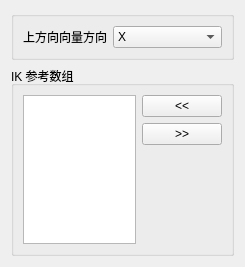
<?xml version="1.0" encoding="UTF-8"?>
<ui version="4.0">
 <class>Form</class>
 <widget class="QWidget" name="Form">
  <property name="geometry">
   <rect>
    <x>0</x>
    <y>0</y>
    <width>245</width>
    <height>267</height>
   </rect>
  </property>
  <property name="windowTitle">
   <string>表单</string>
  </property>
  <layout class="QGridLayout" name="gridLayout">
   <item row="0" column="0">
    <widget class="QGroupBox" name="groupBox">
     <property name="title">
      <string/>
     </property>
     <layout class="QGridLayout" name="gridLayout_2">
      <item row="0" column="0">
       <layout class="QHBoxLayout" name="horizontalLayout">
        <item>
         <widget class="QLabel" name="upvDirection_label">
          <property name="text">
           <string>上方向向量方向</string>
          </property>
         </widget>
        </item>
        <item>
         <widget class="QComboBox" name="upVectorDirection_comboBox">
          <property name="sizePolicy">
           <sizepolicy hsizetype="Expanding" vsizetype="Fixed">
            <horstretch>0</horstretch>
            <verstretch>0</verstretch>
           </sizepolicy>
          </property>
          <item>
           <property name="text">
            <string>X</string>
           </property>
          </item>
          <item>
           <property name="text">
            <string>Y</string>
           </property>
          </item>
          <item>
           <property name="text">
            <string>Z</string>
           </property>
          </item>
         </widget>
        </item>
       </layout>
      </item>
     </layout>
    </widget>
   </item>
   <item row="1" column="0">
    <widget class="QGroupBox" name="ikRefArray_groupBox">
     <property name="title">
      <string>IK 参考数组</string>
     </property>
     <layout class="QGridLayout" name="gridLayout_3">
      <item row="0" column="0">
       <layout class="QHBoxLayout" name="ikRefArray_horizontalLayout">
        <item>
         <layout class="QVBoxLayout" name="ikRefArray_verticalLayout_1">
          <item>
           <widget class="QListWidget" name="ikRefArray_listWidget">
            <property name="dragDropOverwriteMode">
             <bool>true</bool>
            </property>
            <property name="dragDropMode">
             <enum>QAbstractItemView::InternalMove</enum>
            </property>
            <property name="defaultDropAction">
             <enum>Qt::MoveAction</enum>
            </property>
            <property name="alternatingRowColors">
             <bool>true</bool>
            </property>
            <property name="selectionMode">
             <enum>QAbstractItemView::ExtendedSelection</enum>
            </property>
            <property name="selectionRectVisible">
             <bool>false</bool>
            </property>
           </widget>
          </item>
         </layout>
        </item>
        <item>
         <layout class="QVBoxLayout" name="ikRefArray_verticalLayout_2">
          <item>
           <widget class="QPushButton" name="ikRefArrayAdd_pushButton">
            <property name="text">
             <string>&lt;&lt;</string>
            </property>
           </widget>
          </item>
          <item>
           <widget class="QPushButton" name="ikRefArrayRemove_pushButton">
            <property name="text">
             <string>&gt;&gt;</string>
            </property>
           </widget>
          </item>
          <item>
           <spacer name="ikRefArray_verticalSpacer">
            <property name="orientation">
             <enum>Qt::Vertical</enum>
            </property>
            <property name="sizeHint" stdset="0">
             <size>
              <width>20</width>
              <height>40</height>
             </size>
            </property>
           </spacer>
          </item>
         </layout>
        </item>
       </layout>
      </item>
     </layout>
    </widget>
   </item>
  </layout>
 </widget>
 <resources/>
 <connections/>
</ui>
